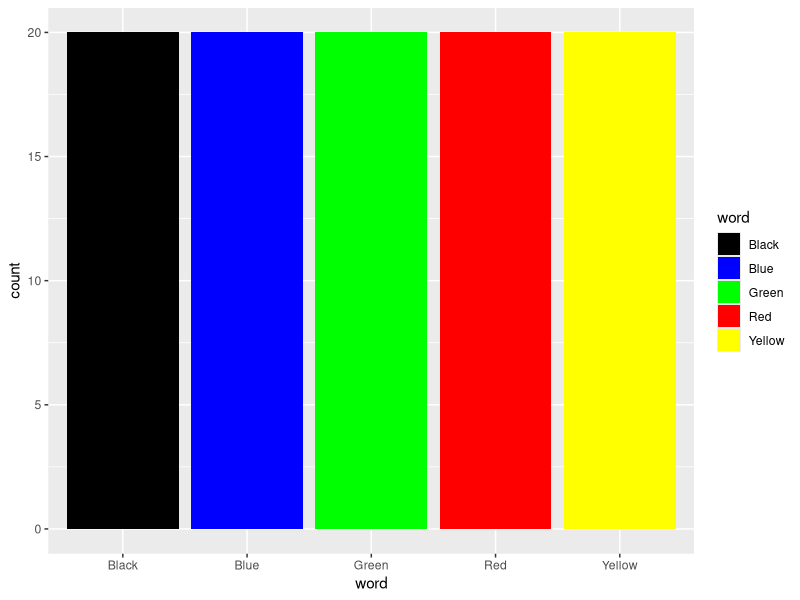
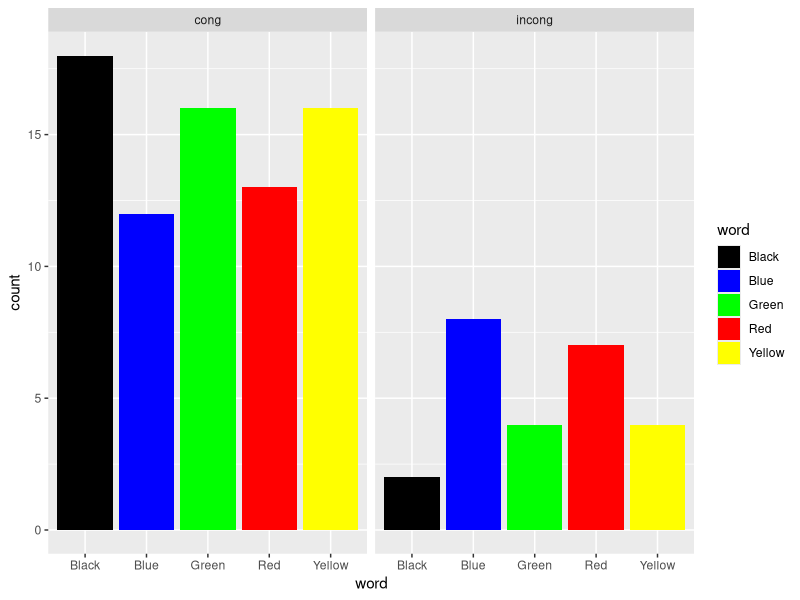
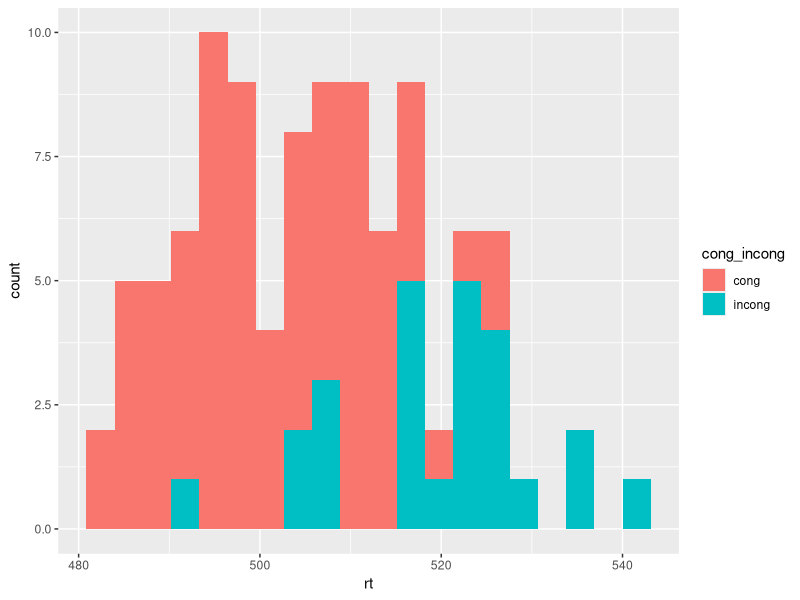
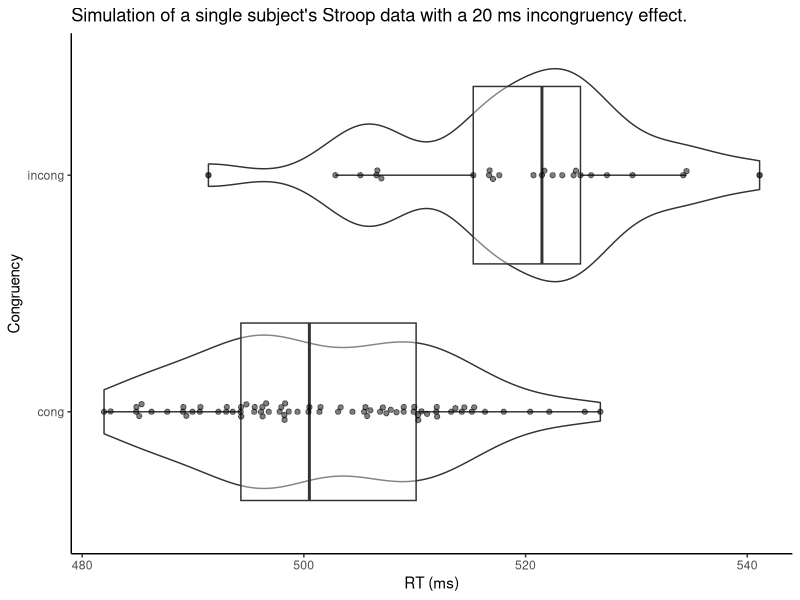
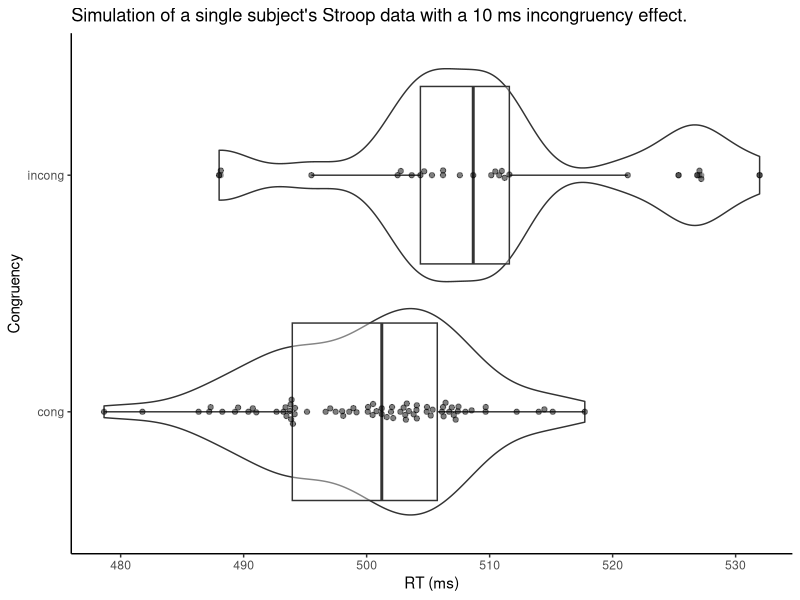
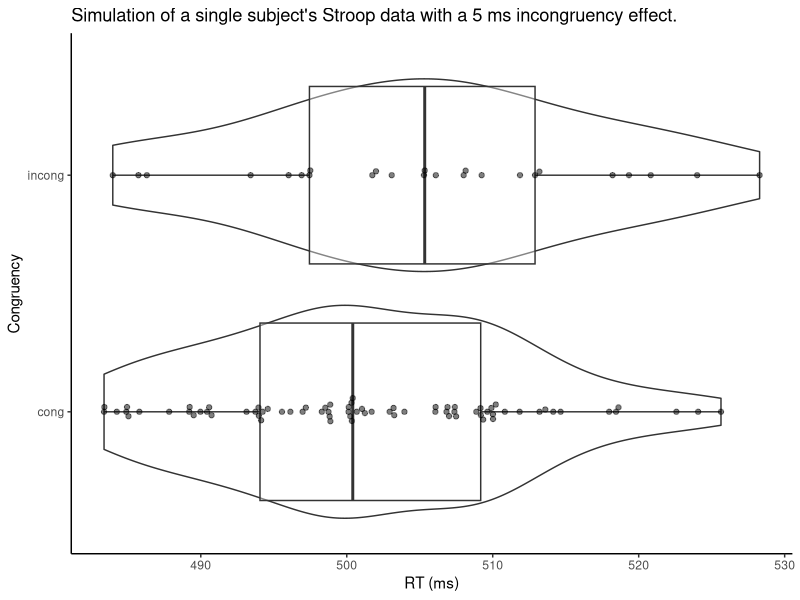
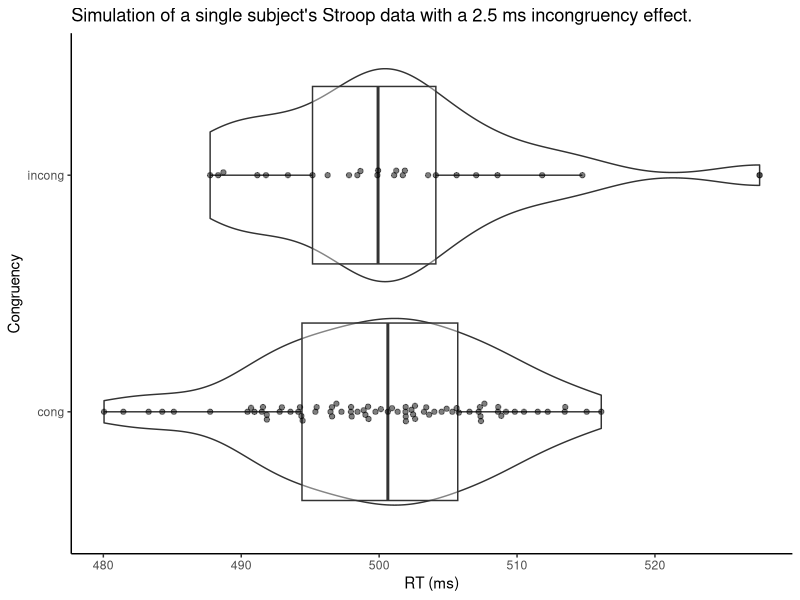
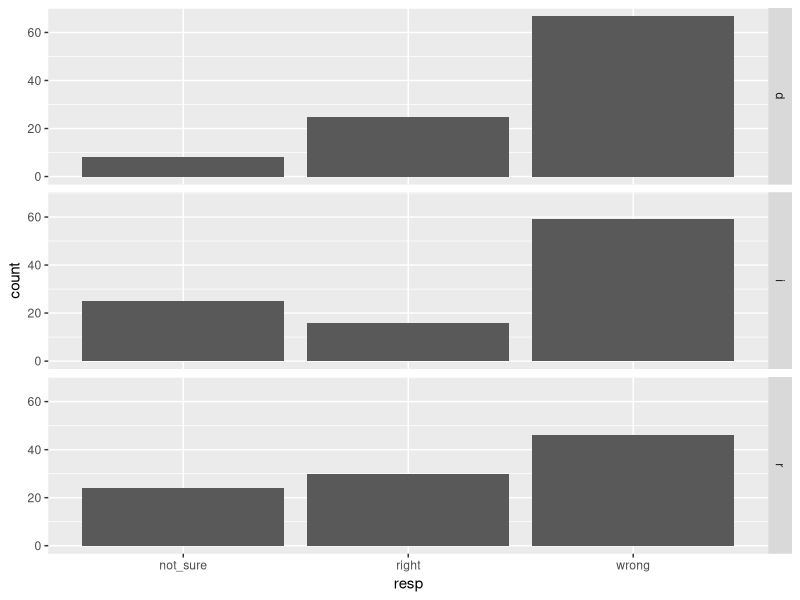

Here is the R script that generated these plots, in order:
## ---- chunk 1
#| label: setup
library(ggplot2)
library(dplyr)
library(ggbeeswarm)
## ---- chunk 2
#| label: make-stroop-data
#| echo: true
#| code-fold: false
trial <- 1:100
words <- rep(c("Red", "Green", "Blue", "Yellow", "Black"), 20)
word <- sample(x = words, replace = FALSE)
stroop_df <- data.frame(trial, word)
## ---- chunk 3
#| label: fig-stroop-trials-by-color
#| echo: true
#| code-fold: false
#| output-location: slide
stroop_df |>
  ggplot() +
  geom_bar(aes(x = word, fill = word)) +
  scale_fill_manual(
    values = c(c("black", "blue", "green", "red", "yellow"))
  )
## ---- chunk 4
#| label: make-cong-incong-stroop
#| echo: true
#| code-fold: false
congruency <- rep(c("cong", "cong", "cong", "incong"), 25)
cong_incong <- sample(x = congruency, replace = FALSE)
stroop_df$cong_incong <- cong_incong
## ---- chunk 5
#| label: view-stroop-data-head
#| echo: true
#| code-fold: false
head(stroop_df, n = 15)
## ---- chunk 6
stroop_df |>
  ggplot() +
  geom_bar(aes(x = word, fill = word)) +
  facet_grid(cols = vars(cong_incong)) +
  scale_fill_manual(values = c("black", "blue", "green", "red", "yellow"))
## ---- chunk 7
#| label: make-stroop-rt-data
#| echo: true
#| code-fold: false
rt_name_a_color <- 500 # milliseconds
t_incong <- 20
sd_rt <- 10

stroop_df <- stroop_df |>
  mutate(rt = rt_name_a_color + 
           if_else(cong_incong == "incong", t_incong, 0) +
           rnorm(n = 100, sd = sd_rt))
## ---- chunk 8
#| label: fig-stroop-histogram
#| echo: true
#| code-fold: false
#| output-location: slide
stroop_df |>
  ggplot() +
  geom_histogram(aes(x = rt, 
                     fill = cong_incong), bins = 20)
## ---- chunk 9
#| label: fig-stroop-box-violin-effect-size-2.0
#| echo: true
#| code-fold: false
#| output-location: slide
stroop_df |>
  ggplot() +
  geom_violin(aes(x = rt, y = cong_incong)) +
  geom_boxplot(aes(x = rt, y = cong_incong), alpha = .4) +
  geom_beeswarm(aes(x = rt, y = cong_incong), alpha = .5) +
  theme_classic() +
  ylab("Congruency") +
  xlab("RT (ms)") +
  labs(title = "Simulation of a single subject's Stroop data with a 20 ms incongruency effect.")
## ---- chunk 10
#| label: fig-stroop-box-violin-effect-size-1.0
#| echo: true
#| code-fold: false
#| output-location: slide
#| code-line-numbers: "2-3|"
rt_name_a_color <- 500 # milliseconds
t_incong <- 10
sd_rt <- 10

stroop_df <- stroop_df |>
  mutate(rt = rt_name_a_color + 
           if_else(cong_incong == "incong", t_incong, 0) +
           rnorm(n = 100, sd = sd_rt))

stroop_df |>
  ggplot() +
  geom_violin(aes(x = rt, y = cong_incong)) +
  geom_boxplot(aes(x = rt, y = cong_incong), alpha = .4) +
  geom_beeswarm(aes(x = rt, y = cong_incong), alpha = .5) +
  theme_classic() +
  ylab("Congruency") +
  xlab("RT (ms)") +
  labs(title = "Simulation of a single subject's Stroop data with a 10 ms incongruency effect.")
## ---- chunk 11
#| label: fig-stroop-box-violin-effect-size-0.50
#| echo: true
#| code-fold: false
#| output-location: slide
#| code-line-numbers: "2-3|"
rt_name_a_color <- 500 # milliseconds
t_incong <- 5
sd_rt <- 10

stroop_df <- stroop_df |>
  mutate(rt = rt_name_a_color + 
           if_else(cong_incong == "incong", t_incong, 0) +
           rnorm(n = 100, sd = sd_rt))

stroop_df |>
  ggplot() +
  geom_violin(aes(x = rt, y = cong_incong)) +
  geom_boxplot(aes(x = rt, y = cong_incong), alpha = .4) +
  geom_beeswarm(aes(x = rt, y = cong_incong), alpha = .5) +
  theme_classic() +
  ylab("Congruency") +
  xlab("RT (ms)") +
  labs(title ="Simulation of a single subject's Stroop data with a 5 ms incongruency effect.")
## ---- chunk 12
#| label: fig-stroop-box-violin-smaller-effect-size-0.25
#| echo: true
#| code-fold: false
#| output-location: slide
#| code-line-numbers: "2-3|"
rt_name_a_color <- 500 # milliseconds
t_incong <- 2.5
sd_rt <- 10

stroop_df <- stroop_df |>
  mutate(rt = rt_name_a_color + 
           if_else(cong_incong == "incong", t_incong, 0) +
           rnorm(n = 100, sd = sd_rt))

stroop_df |>
  ggplot() +
  geom_violin(aes(x = rt, y = cong_incong)) +
  geom_boxplot(aes(x = rt, y = cong_incong), alpha = .4) +
  geom_beeswarm(aes(x = rt, y = cong_incong), alpha = .5) +
  theme_classic() +
  ylab("Congruency") +
  xlab("RT (ms)") +
  labs(title ="Simulation of a single subject's Stroop data with a 2.5 ms incongruency effect.")
## ---- chunk 13
#| label: right-wrong-make-data
right_wrong_track <- c("wrong", "right", "not_sure")
ds <- sample(right_wrong_track, 100, replace = TRUE, prob = c(.7, .2, .1))
rs <- sample(right_wrong_track, 100, replace = TRUE, prob = c(.5, .3, .2))
ins <- sample(right_wrong_track, 100, replace = TRUE, prob = c(.6, .2, .2))

right_wrong_df <- data.frame(party = rep(c("d", "r", "i"), each = 100),
                             resp = c(ds, rs, ins))
## ---- chunk 14
#| label: fig-right-wrong-barplot
#| echo: true
#| code-fold: false
#| output-location: slide

right_wrong_df |>
  ggplot() +
  geom_bar(aes(x = resp)) +
  facet_grid(rows = vars(party))
